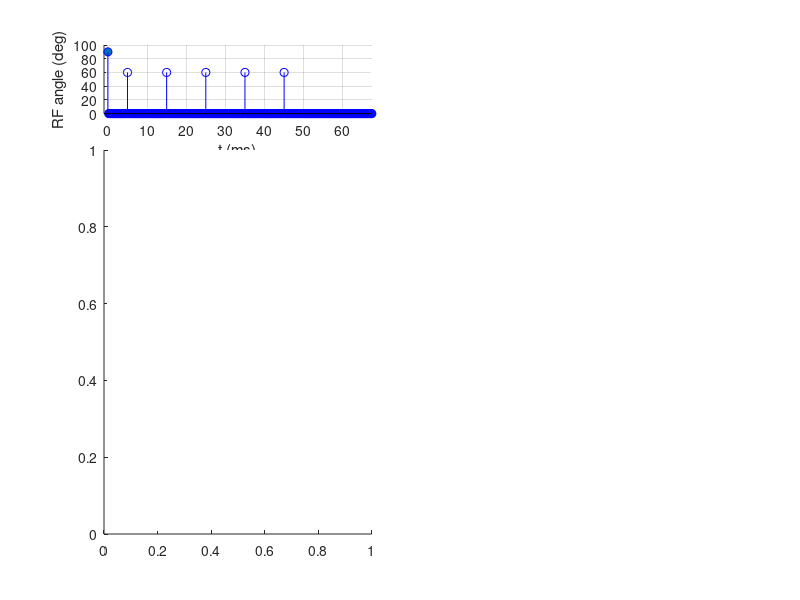

Recreate this plot in MATLAB. (Note: this script raises an error after producing the figure.)
% % function simEchoes()
% % % % IRINA GRIGORESCU
% % % % DATE CREATED: 28-06-2017
% % % % DATE UPDATED: 28-06-2017
% % % % 
% % % % Simulating echoes in a graphical way
% % % % 
% % % % 

% clear all
% close all
addpath ../helpers/

% % % % Choose Yourself:

% % Relaxation Terms:
T1 =   600;
T2 =    80;

% % RF pulses:
% rfa = [60,   90,  90]; % flip angles
% pha = [ 0,    0,   0]; % phase angles
% tau = [ 0,   16,  20]; % time before them
% rfa = [90, 180, 60, 90, 60]; % flip angles
% pha = [ 0,   0,  0,  0,  0]; % phase angles
% tau = [ 0,  10, 15, 15, 20]; % time before them

% % CPMG Weigel Paper: 
rfa = [90, 60, 60, 60, 60, 60]; % flip angles
pha = [90,  0,  0,  0,  0,  0]; % phase angles
tau = [ 0,  5, 10, 10, 10, 10]; % time before them
Npulses = length(rfa);       % how many
TR  = 1.5 * sum(tau); % total time of simulation

% % % % CPMG:
% % rfa = [90, 180, 180, 180, 180, 180]; % flip angles
% % pha = [ 0,   0,   0,   0,   0,   0]; % phase angles
% % tau = [ 0,   5,  10,  10,  10,  10]; % time before them
% % Npulses = length(rfa);       % how many
% % TR  = 1.5 * sum(tau); % total time of simulation

% % % % Carr-Purcell:
% % rfa = [90, 180, 180, 180, 180, 180]; % flip angles
% % pha = [ 0,  90,  90,  90,  90,  90]; % phase angles
% % tau = [ 0,   5,  10,  10,  10,  10]; % time before them
% % Npulses = length(rfa);       % how many
% % TR  = 1.5 * sum(tau); % total time of simulation

% % Spins: 
N   =  2000;
dw  =  12*pi/(2*pi*max(tau));
dws = linspace(-dw, dw, N); % create a population of spins with equally
                            % distributed off-resonances
%dw  = 0.01;                           
%dws = sqrt(dw).*randn(N,1); % create a population of spins with 
%                           % off-resonances drawn from a normal distribution

%% Create event matrix for plotting
dt  = 0.2; % how finely grained you want your simulation

% Events matrix with:
Tpoints = ceil(TR/dt);
% % % 1 = timepoint | 2 = RF.FA | 3 = RF.PhA
RFevents = zeros(3, Tpoints);
% Populate event matrix with the timpoints
RFevents(1, :) = linspace(0, TR, Tpoints);
% Populate eventmatrix with the rf pulses and phase angles
for i = 1:Npulses
	RFevents(2, floor(sum(tau(1:i))/dt)+1) =  rfa(i);
    RFevents(3, floor(sum(tau(1:i))/dt)+1) =  pha(i);
end

% Plot their evolution in time
M   = repmat([0 0 1]', 1, N);    % The m vectors
% separatingSpins = linspace(-0.5, 0.5, N);

% Figure
figure('Position', [10,10,1200,800])
nr = 5; nc = 11;
eventsPos = [ 1,  5]; % event matrix
signalPos = [ 7, 11]; % signal
simul3DPos = [  12, 49]; % the 3D view 
simul2DPos = [  18, 54]; % the 2D projection view

% Events
subplot(nr,nc,eventsPos)
scatter(RFevents(1,:), RFevents(3,:), 'ro', 'filled'), hold on % phase angles
stem(   RFevents(1,:), RFevents(2,:), 'b')
grid on
xlim([-1, TR])
ylabel('RF angle (deg)')
xlabel('t (ms)')


% Magnetic moments (the 3D plot)
subplot(nr,nc,simul3DPos)
c = linspace(1,2,N); % % Colors for the magnetic moments tips
axisl = 1.1;
createAxis(axisl);
axis square; %xlim([-1 1]); ylim([-1 1]); zlim([-1 1]); 
view(110, 10); %(110,10)
vecTip3D = scatter3(M(1, :), M(2, :), M(3, :), [], c, 'filled');

% Magnetic moments (the 2D plot)
subplot(nr,nc,simul2DPos)
plot([0 0], [1 -1], 'k--'), hold on, plot([1 -1], [0 0], 'k--')
vecTip2D = scatter(M(1, :), M(2, :), [], c, 'filled');
axis equal
xlim([-axisl axisl]); ylim([-axisl axisl])
xlabel('x') ; ylabel('y'); 
grid on

% Signal
subplot(nr,nc,signalPos)
% Add T2 exponential decay curve
plot(RFevents(1,:), exp(-RFevents(1,:)/T2)), hold on
% Add the RF pulses
stem(RFevents(1,:), RFevents(2,:)~=0, 'k--', 'marker', 'none')
grid on
xlim([-1, TR])
ylim([0, 1])
ylabel('|M_{xy}|')
xlabel('t (ms)')
legend('-e^{-t/T_2}')


pause


for i = 1:Tpoints
    
    % Delete history of vectors
    delete(vecTip3D); delete(vecTip2D);
    
    % Plot events
    subplot(nr,nc,eventsPos)
    event = stem(RFevents(1,i), 90, 'k');
    
    % DO RF PULSE
    if RFevents(2,i) ~= 0
        for j = 1:10                        
            Mtemp = Rotz( deg2rad(RFevents(3,i))) * ...
                     Rotx(-deg2rad(RFevents(2,i)*j/10)) * ...
                      Rotz(-deg2rad(RFevents(3,i))) * M;
                  
            % % % THE 3D plot
            subplot(nr,nc,simul3DPos)
            vecTip3D  = scatter3(Mtemp(1, :), Mtemp(2, :), Mtemp(3, :), ...
                           [], c, 'filled');
            hold on
                       
            % The 2D plot
            subplot(nr,nc,simul2DPos)
            vecTip2D = scatter(Mtemp(1, :), Mtemp(2, :), ...
                               [], c, 'filled');
            
            pause(0.1)
            delete(vecTip3D); delete(vecTip2D);
        end
        M = Rotz( deg2rad(RFevents(3,i))) * ...
                Rotx(-deg2rad(RFevents(2,i))) * ...
                    Rotz(-deg2rad(RFevents(3,i))) * M ;
    else
	% DEPHASE if not RF pulse events
        % Start dephasing for all magnetic moment vectors
        for j = 1:N
            M(:, j) = Drel(dt, T1, T2) * ...
                      Rotz(-2*pi*dt*dws(j)) * M(:, j) + ...
                      Drelz(dt, T1, 1);
        end
    end
    
    % % % The 3D plot
    subplot(nr,nc,simul3DPos)
    vecTip3D  = scatter3(M(1, :), M(2, :), M(3, :), ...
                         [], c, 'filled'); 
    hold on

    % The 2D plot
    subplot(nr,nc,simul2DPos)
    vecTip2D = scatter(M(1, :), M(2, :), [], c, 'filled');
    
    % Signal
    subplot(nr,nc,signalPos)
    scatter(RFevents(1,i), sqrt((sum(M(1,:))./N).^2 + ...
                                (sum(M(2,:))./N).^2), 'k.')

    hold on
    grid on
    xlim([0, TR])
    
    % delets
    pause(0.001)
    delete(event)
    
end

% % % end % FUNCTION END
